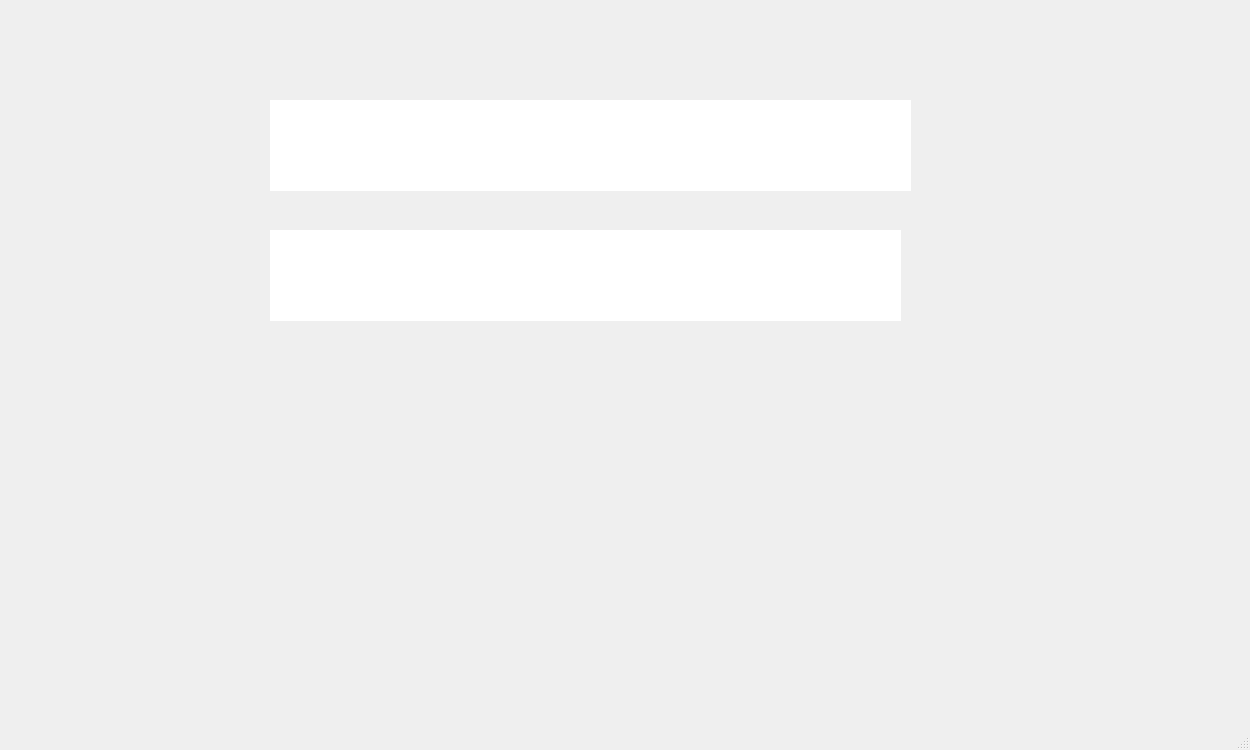
<?xml version="1.0" encoding="UTF-8"?>
<ui version="4.0">
 <class>MainWindow</class>
 <widget class="QMainWindow" name="MainWindow">
  <property name="geometry">
   <rect>
    <x>0</x>
    <y>0</y>
    <width>1250</width>
    <height>750</height>
   </rect>
  </property>
  <property name="windowTitle">
   <string>MainWindow</string>
  </property>
  <widget class="QWidget" name="centralWidget">
   <property name="styleSheet">
    <string notr="true"/>
   </property>
   <widget class="QLabel" name="label">
    <property name="enabled">
     <bool>true</bool>
    </property>
    <property name="geometry">
     <rect>
      <x>130</x>
      <y>-170</y>
      <width>1300</width>
      <height>1390</height>
     </rect>
    </property>
    <property name="minimumSize">
     <size>
      <width>1300</width>
      <height>1390</height>
     </size>
    </property>
    <property name="styleSheet">
     <string notr="true"/>
    </property>
    <property name="text">
     <string/>
    </property>
    <property name="scaledContents">
     <bool>false</bool>
    </property>
    <property name="alignment">
     <set>Qt::AlignLeading|Qt::AlignLeft|Qt::AlignTop</set>
    </property>
    <property name="wordWrap">
     <bool>false</bool>
    </property>
   </widget>
   <widget class="QPushButton" name="pushButton">
    <property name="geometry">
     <rect>
      <x>370</x>
      <y>350</y>
      <width>391</width>
      <height>111</height>
     </rect>
    </property>
    <property name="text">
     <string/>
    </property>
    <property name="flat">
     <bool>true</bool>
    </property>
   </widget>
   <widget class="QLineEdit" name="id">
    <property name="geometry">
     <rect>
      <x>270</x>
      <y>100</y>
      <width>641</width>
      <height>91</height>
     </rect>
    </property>
    <property name="font">
     <font>
      <pointsize>18</pointsize>
     </font>
    </property>
    <property name="text">
     <string extracomment="Your Id"/>
    </property>
    <property name="frame">
     <bool>false</bool>
    </property>
   </widget>
   <widget class="QLineEdit" name="pass">
    <property name="geometry">
     <rect>
      <x>270</x>
      <y>230</y>
      <width>631</width>
      <height>91</height>
     </rect>
    </property>
    <property name="font">
     <font>
      <pointsize>18</pointsize>
     </font>
    </property>
    <property name="text">
     <string/>
    </property>
    <property name="frame">
     <bool>false</bool>
    </property>
    <property name="echoMode">
     <enum>QLineEdit::Password</enum>
    </property>
   </widget>
  </widget>
  <widget class="QMenuBar" name="menuBar">
   <property name="geometry">
    <rect>
     <x>0</x>
     <y>0</y>
     <width>1250</width>
     <height>21</height>
    </rect>
   </property>
  </widget>
  <widget class="QStatusBar" name="statusBar"/>
 </widget>
 <layoutdefault spacing="6" margin="11"/>
 <resources/>
 <connections/>
</ui>
